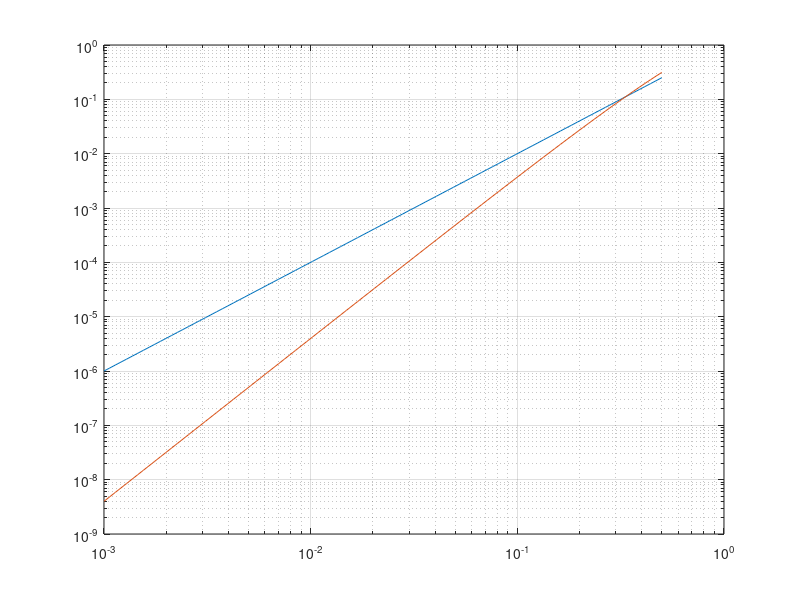

Reproduce this figure in MATLAB.

p = logspace (-3,log10(1/2),100);

aviao2 = p.^2;
aviao4 = nchoosek(4,3)*p.^3.*(1-p).^(4-3) + p.^4;

loglog(p,aviao2,p,aviao4)
grid on
